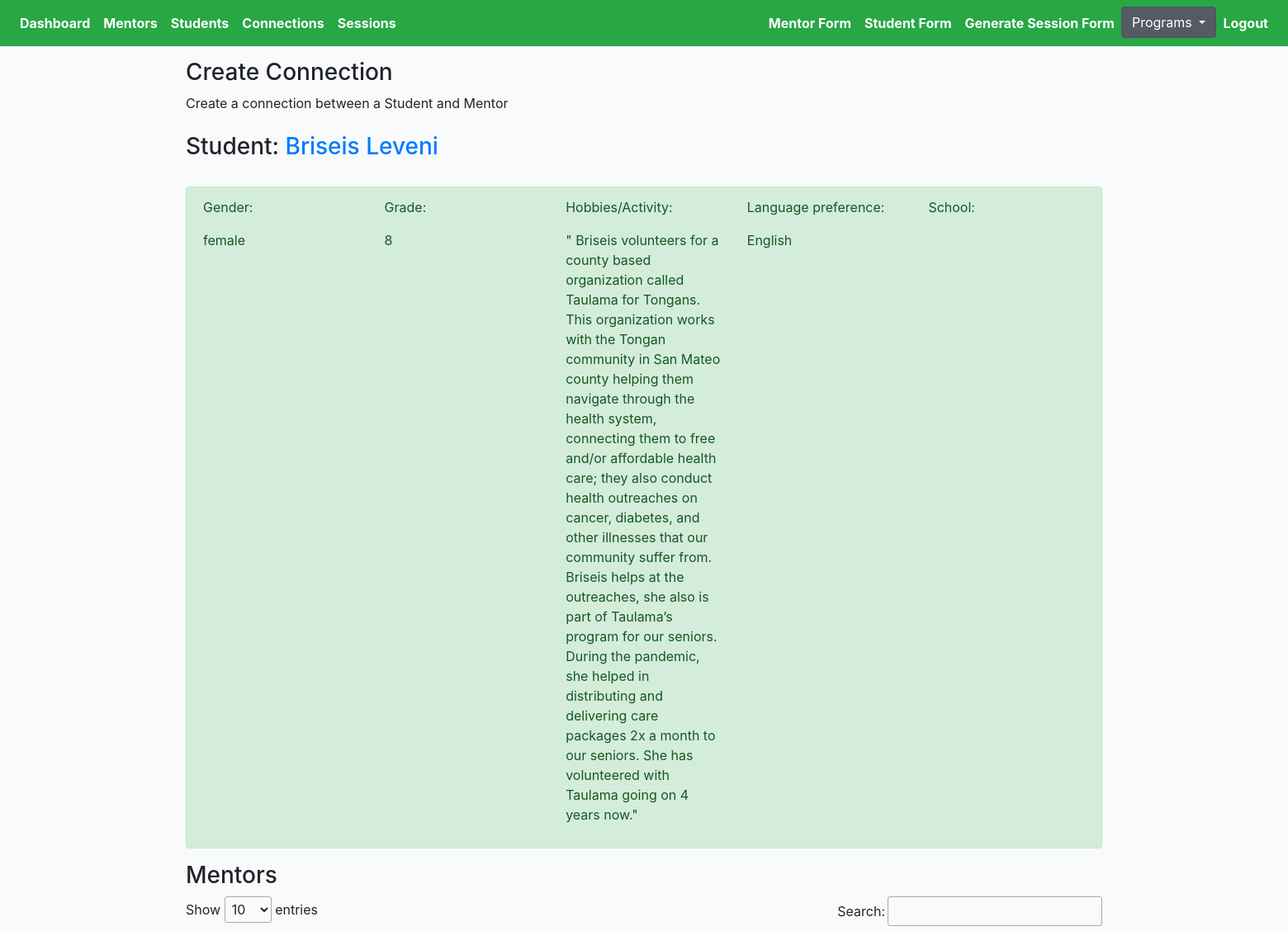
Page /choice/briseis-leveni/connect/student/ (signed in, upper part) on the earlier database version.
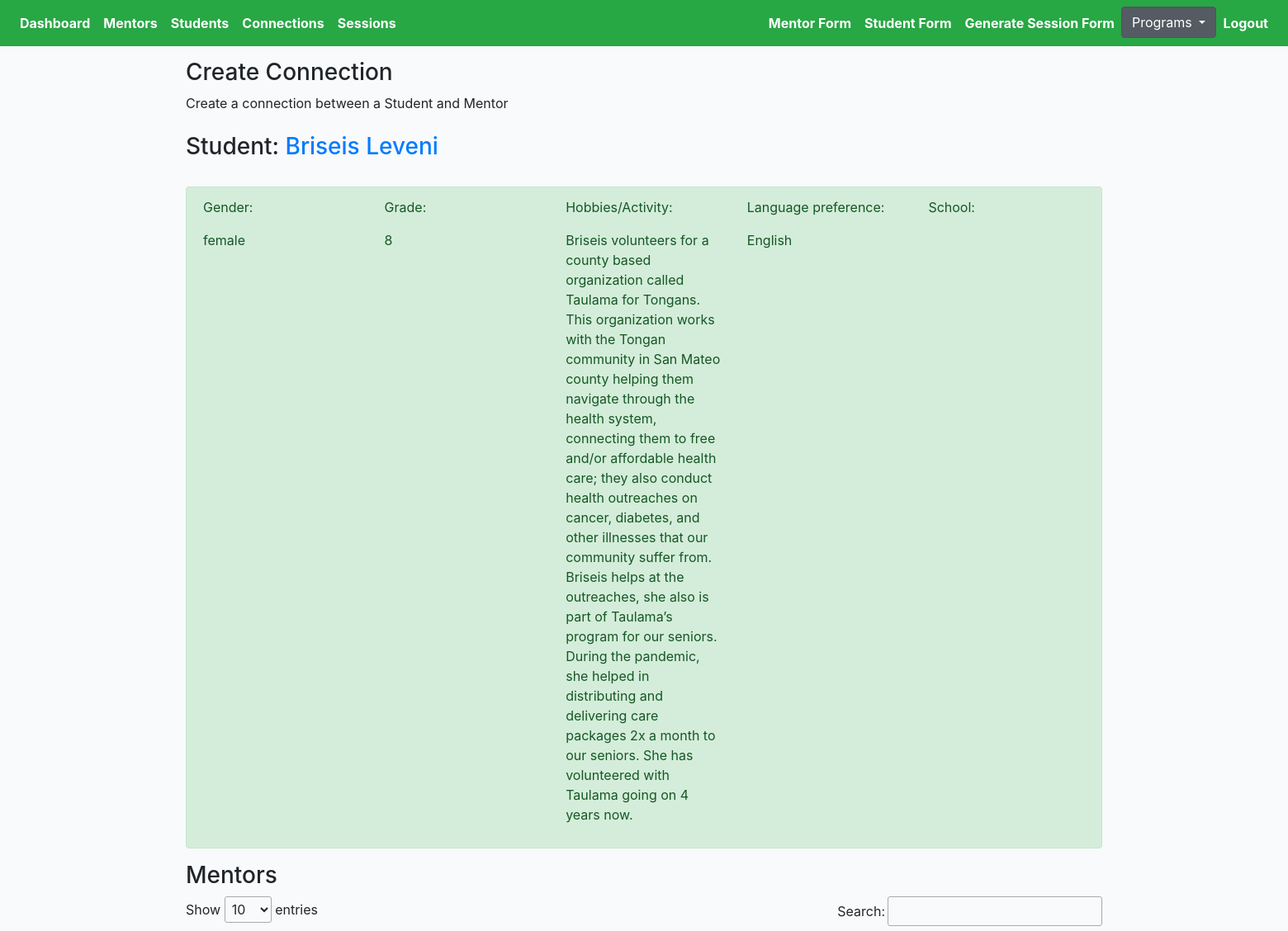
Same page on the later database version.
### cprofiles/models.py (models this page shows, shortened)
class Student(models.Model):
    avatar = models.ImageField(default='avatar.png', upload_to='avatars/')
    first_name = models.CharField(max_length=200, blank=True)
    last_name = models.CharField(max_length=200, blank=True)
    email = models.EmailField(max_length=200, blank=True)
    gender = models.CharField(max_length=200, choices=GENDER_CHOICES)
    grade = models.CharField(max_length=200, choices=GRADE_CHOICES)
    school = models.CharField(max_length=200, blank=True)
    language_preference = models.CharField(null=True, blank=True, max_length=200, choices=STUDENT_PREFER_LANGUAGE_CHOICES)
    parent1_first_name = models.CharField(max_length=200, blank=True)
    parent1_last_name = models.CharField(max_length=200, blank=True)
    parent1_phone = models.CharField(max_length=200, blank=True)
    parent1_email = models.EmailField(max_length=200, blank=True)
    academic_advisor = models.CharField(max_length=200, blank=True)
    academic_advisor_email = models.EmailField(max_length=200, blank=True)
    activity = models.TextField(null=True, blank=True, max_length=1000)
    ind_scl = models.TextField(null=True, blank=True, max_length=1000)
    dont_know = models.TextField(null=True, blank=True, max_length=1000)
    proud = models.TextField(null=True, blank=True, max_length=1000)
    learn = models.TextField(null=True, blank=True, max_length=1000)
    happy = models.TextField(null=True, blank=True, max_length=1000)
    hobby = models.TextField(null=True, blank=True, max_length=1000)
    int_ind_school = models.TextField(null=True, blank=True, max_length=1000)
    look_ind_school = models.TextField(null=True, blank=True, max_length=1000)
    strength = models.TextField(null=True, blank=True, max_length=1000)
    obstacle = models.TextField(null=True, blank=True, max_length=1000)
    child_strength = models.ManyToManyField(Childstrength, blank=True, related_name='child_strength')
    social_strength = models.ManyToManyField(Socialstrength, blank=True, related_name='social_strength')
    interview_language = models.CharField(null=True, blank=True, max_length=200, choices=LANGUAGE_CHOICES)
    question = models.TextField(null=True, blank=True, max_length=1000)
    updated = models.DateTimeField(auto_now=True)
    created = models.DateTimeField(auto_now_add=True)
    slug = models.SlugField(unique=True, blank=True)
    flag = models.BooleanField(default=False)
    note = models.TextField(null=True, blank=True, max_length=1000)
    question1 = models.CharField(null=True, blank=True, max_length=200, choices=QUESTION_CHOICES)
    answer1 = models.TextField(null=True, blank=True, max_length=1000)
    question2 = models.CharField(null=True, blank=True, max_length=200, choices=QUESTION_CHOICES)
    answer2 = models.TextField(null=True, blank=True, max_length=1000)
    def get_absolute_url(self):
        return reverse("cprofiles:student-profiles-detail", kwargs={"slug": self.slug})
    __initial_first_name = None
    __initial_last_name = None
    def __init__(self, *args, **kwargs):
        super().__init__(*args, **kwargs)
        self.__initial_first_name = self.first_name
        self.__initial_last_name = self.last_name

### cprofiles/views.py (the view)
# urls.py: path('<slug>/connect/student/', StudentProfileDetailView.as_view(), name='student-connect-detail'),
@method_decorator(login_required, name='dispatch')
@method_decorator(allowed_users(allowed_roles=['choice', 'admin']), name='dispatch')
class StudentProfileDetailView(DetailView):
    model = Student
    template_name = 'choice/choice-student-connect.html'
    def get_object(self):
        slug = self.kwargs.get('slug')
        student = Student.objects.get(slug=slug)
        return student
    def get_context_data(self, **kwargs):
        context = super().get_context_data(**kwargs)
        mentors = Mentor.objects.all()
        mentors_ = []
        for item in mentors:
            mentors_.append(item)
        context["mentors"] = mentors_
        return context

### cprofiles/models.py (called while the page is built)
    def __str__(self):
        return self.name

    def get_absolute_url(self):
        return reverse("cprofiles:mentor-profiles-detail", kwargs={"slug": self.slug})

    def get_friends(self):
        return self.friends.all()

    def get_languages(self):
        return self.language.all()

### templates/choice/choice-student-connect.html (shortened to what this page needs)
{% extends 'cbase.html' %}
{% load static %}
{% block stylesheet %}{% static '/css/my_invites.css' %}{% endblock %}
{% block content %}
<h3>Create Connection</h3>
<div>Create a connection between a Student and Mentor</div>
<h3>Student: <a href="{{student.get_absolute_url}}">{{student.first_name}} {{student.last_name}}</a></h3>
<div class="alert alert-success" role="alert">
    <div class="row">
        <div class="col-sm">
            <p>Gender:<p>
                    <p>{{student.gender}}</p>
        </div>
        <div class="col-sm">
            <p>Grade:<p>
                    <p>{{student.grade}}</p>
        </div>
                <div class="col-sm">
            <p>Hobbies/Activity:<p>
                    <p>{{student.activity}}</p>
        </div>
                        <div class="col-sm">
            <p>Language preference:<p>
                    <p>{{student.language_preference}}</p>
        </div>
        <div class="col-sm">
            <p>School:<p>
        </div>
    </div>
</div>
<h3>Mentors</h3>
<div class="table-responsive-lg">
    <table id="myTable" class="table table-fixed">
        <thead>
        </thead>
    </table>
</div>
{% endblock content %}

Differences in the rows shown:
changed Student "Briseis": activity "\" Briseis volunteers for a county based organization called Taulama for Tongans. This organization works with the Tongan community in San Mateo county helping them navigate through the health system, connecting them to free and/or affordable health care; they also conduct health outreaches on cancer, diabetes, and other illnesses that our community suffer from. Briseis helps at the outreaches, she also is part of Taulama’s program for our seniors. During the pandemic, she helped in distributing and delivering care packages 2x a month to our seniors. She has volunteered with Taulama going on 4 years now.\"" → "Briseis volunteers for a county based organization called Taulama for Tongans. This organization works with the Tongan community in San Mateo county helping them navigate through the health system, connecting them to free and/or affordable health care; they also conduct health outreaches on cancer, diabetes, and other illnesses that our community suffer from. Briseis helps at the outreaches, she also is part of Taulama’s program for our seniors. During the pandemic, she helped in distributing and delivering care packages 2x a month to our seniors. She has volunteered with Taulama going on 4 years now."
